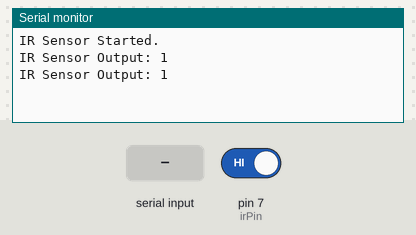
Bench run of a sketch on a simulated Arduino Mega 2560, built with avr-gcc and run on an emulated ATmega2560. On the bench: the last lines printed to the serial monitor. Inputs (shaded band) come from the test bench; at power-on: pin 7 (irPin) HIGH.

Above: at 1.2 s.
1.3 s: "restartDevice\n" received over Serial
2.8 s: "SET_INTERVAL:\n" received over Serial
At 3.3 s:
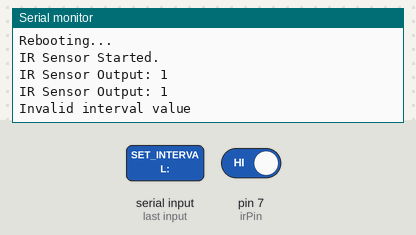
4.3 s: pin 7 (irPin) driven LOW
At 5.2 s:
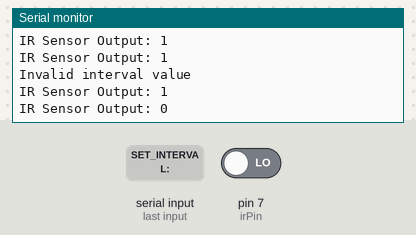

The sketch:

IR_UI.ino
```cpp
/*
  Component: IR Obstacle Avoidance Sensor (WITH UI)
  Target: Arduino Mega 2560
  Wiring: OUT/Signal -> Pin 7
*/

const int irPin = 7;

// -------------------------------------------------------
// UI State
// -------------------------------------------------------
#define CMD_BUF_SIZE 64
char cmd_buf[CMD_BUF_SIZE];
int  cmd_len          = 0;
int  interval_ms      = 1000;  // Default 1 second
bool interval_updated = false;

// -------------------------------------------------------
// process_commands()
// -------------------------------------------------------
void process_commands(char *buf) {
  // 1. restartDevice
  if (strstr(buf, "restartDevice")) {
    Serial.println(F("Rebooting..."));
    delay(50);
    void (*resetFunc)(void) = 0; // Software reset
    resetFunc();
    return;
  }

  // 2. SET_INTERVAL:<seconds>
  char *p = strstr(buf, "SET_INTERVAL:");
  if (p) {
    p += strlen("SET_INTERVAL:");
    while (*p != '\0' && !isdigit((unsigned char)*p)) p++;

    if (isdigit((unsigned char)*p)) {
      int value = atoi(p);
      if (value > 0) {
        interval_ms      = value * 1000;
        interval_updated = true;
        Serial.print(F("Interval updated to "));
        Serial.print(value);
        Serial.println(F(" seconds"));
      } else {
        Serial.println(F("Invalid interval value (must be > 0)"));
      }
    } else {
      Serial.println(F("Invalid interval value"));
    }
  }

  // Reset buffer
  cmd_len = 0;
  memset(cmd_buf, 0, sizeof(cmd_buf));
}

// -------------------------------------------------------
// ui_poll()
// -------------------------------------------------------
void ui_poll() {
  while (Serial.available() > 0) {
    char c = Serial.read();

    if (c == '\r' || c == '\n') {
      if (cmd_len > 0) {
        cmd_buf[cmd_len] = '\0';
        process_commands(cmd_buf);
        cmd_len = 0;
        memset(cmd_buf, 0, sizeof(cmd_buf));
      }
    } else if (cmd_len < CMD_BUF_SIZE - 1) {
      cmd_buf[cmd_len++] = c;
    }
  }
}

// -------------------------------------------------------
// SETUP
// -------------------------------------------------------
void setup() {
  Serial.begin(115200);
  pinMode(irPin, INPUT);

  Serial.println(F("IR Sensor Started."));
}

// -------------------------------------------------------
// LOOP
// -------------------------------------------------------
void loop() {
  int irState = digitalRead(irPin);

  Serial.print(F("IR Sensor Output: "));
  Serial.println(irState);

  // ---- Wait for interval, polling UI every 100ms ----
  int elapsed_ms = 0;
  interval_updated = false;

  while (elapsed_ms < interval_ms) {
    ui_poll();

    if (interval_updated) {
      interval_updated = false;
      break; // restart immediately with new interval
    }

    delay(100);
    elapsed_ms += 100;
  }
}
```

Measured:
- after the input at 2.8 s, the serial monitor: prints a new line after 0.05 s (image 1)
- after the input at 4.3 s, the serial monitor: prints a new line after 0.05 s (image 2)
